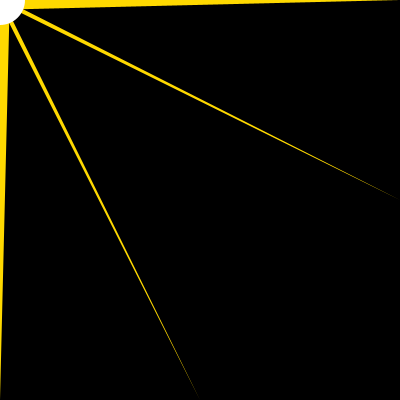
Frame 1 (no input)
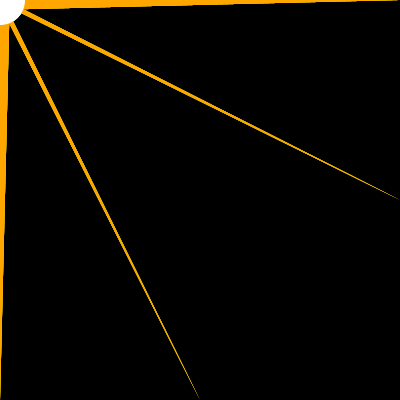
Frame 60 (the mouse pressed at the canvas centre just before this capture)
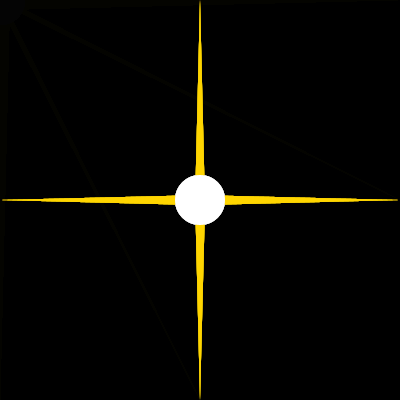
Frame 120 (the mouse held since frame 60 and released just before this capture)

The Processing sketch that drew these frames (run headless with seeded random() and noise(); from frame 60 on, the mouse is pressed at the canvas centre):

// Processing sketch: processing_131580
// ── processing_131580.pde

// homework 4
// copyright Josh Kim gyeongyk
// mousePressed creates blue beams, red background and a black ellipse
// keyPressed inverts the color
// mouseWheel changes the color of the ellipse

//variables
float x, y;
float w, h;
float xDist, yDist;
float easingCoef;
{
   x=100;
   y=300;
   w=50;
   h=50;
}
 
void setup()
{
  size(400, 400);
  noCursor();
  frameRate(20);
  background(0);
  easingCoef=0.3;
  smooth();
}
 
void draw()
{
  x=mouseX;
  y=mouseY;
  fill(0, 30);
  rect(0, 0, width, height);
   
  noStroke();
  fill(255, random(150, 255), 0);
  triangle(0, 0, x-10, y-10, x+10, y+10);
  triangle(width, 0, x+10, y-10, x-10, y+10);
  triangle(0, height, x-10, y+10, x+10, y-10);
  triangle(width, height, x+10, y+10, x-10, y-10);
  triangle(width*0.5, 0, x+5, y+5, x-5, y+5);
  triangle(0, height*0.5, x-5, y+5, x+5, y-5);
  triangle(width, height*0.5, x+5, y+5, x-5, y-5);
  triangle(width*0.5, height, x-5, y-5, x+5, y+5);
   
  fill(255);
  noStroke();
  ellipse(x, y, w, h);
}

void mousePressed() {
  fill(255,0,0);
  rect(0, 0, width, height);
  
  fill(0, random(0, 255), 255);
  triangle(0, 0, x-20, y-20, x+20, y+20);
  triangle(width, 0, x+20, y-20, x-20, y+20);
  triangle(0, height, x-20, y+20, x+20, y-20);
  triangle(width, height, x+20, y+20, x-20, y-20);
  triangle(width*0.5, 0, x+10, y+10, x-10, y+10);
  triangle(0, height*0.5, x-10, y+10, x+10, y-10);
  triangle(width, height*0.5, x+10, y+10, x-10, y-10);
  triangle(width*0.5, height, x-10, y-10, x+10, y+10);
  
  fill(0);
  noStroke();
  ellipse(x, y, w*1.5, h*1.5);
}

void keyPressed() {
  key=' ';
  filter(INVERT);
}

void mouseWheel() {
  
  fill(255, random(150, 255), 0);
  triangle(0, 0, x-10, y-10, x+10, y+10);
  triangle(width, 0, x+10, y-10, x-10, y+10);
  triangle(0, height, x-10, y+10, x+10, y-10);
  triangle(width, height, x+10, y+10, x-10, y-10);
  triangle(width*0.5, 0, x+5, y+5, x-5, y+5);
  triangle(0, height*0.5, x-5, y+5, x+5, y-5);
  triangle(width, height*0.5, x+5, y+5, x-5, y-5);
  triangle(width*0.5, height, x-5, y-5, x+5, y+5);
   
  fill(random(255),random(255),random(255));
  noStroke();
  ellipse(x, y, w, h);

}
